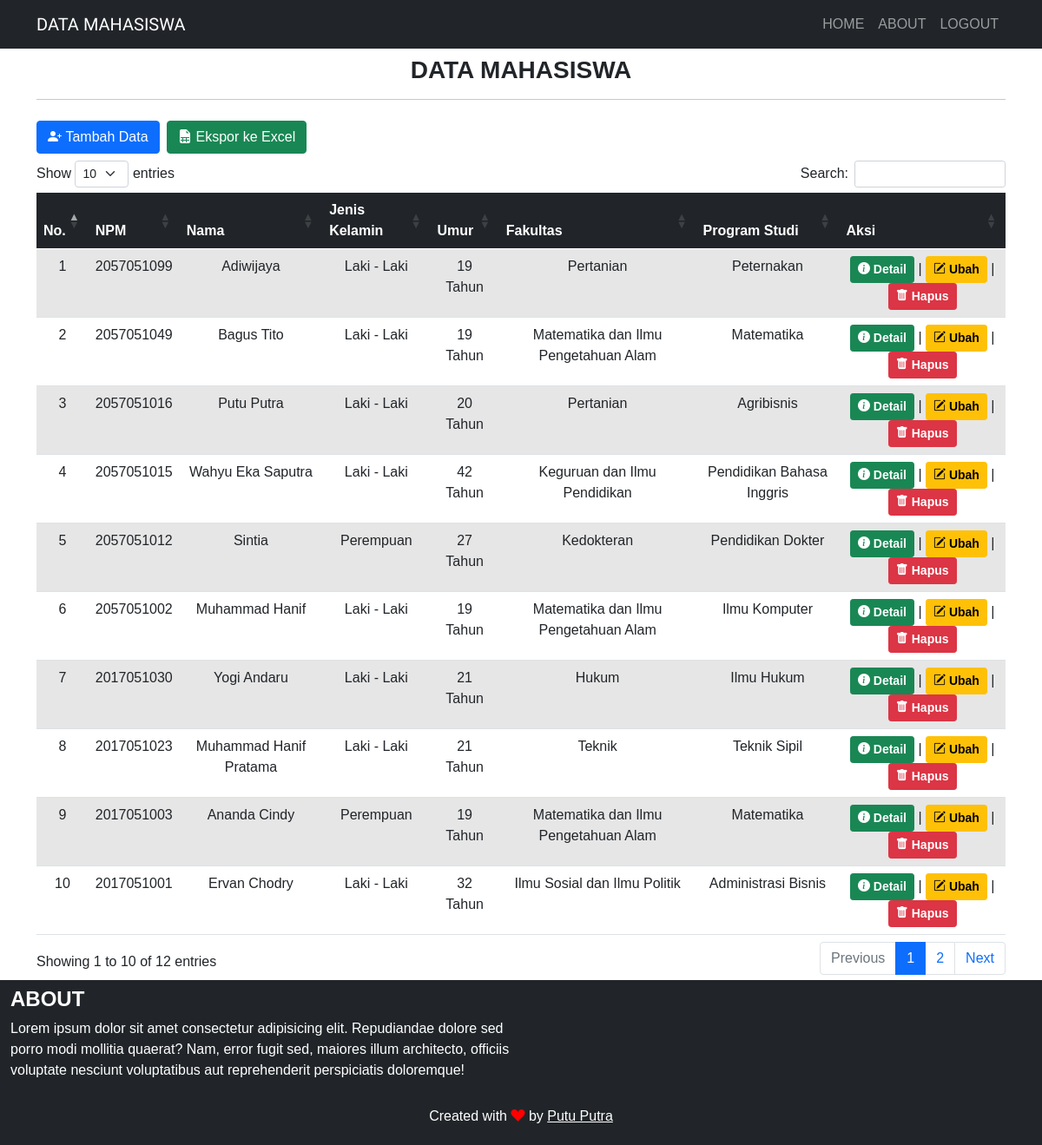
/index.php (signed in), run on the app's committed database.
### tables this page shows
CREATE TABLE `siswa` (
  `npm` varchar(50) NOT NULL,
  `nama` varchar(255) NOT NULL,
  `tmpt_Lahir` varchar(50) NOT NULL,
  `tgl_Lahir` date NOT NULL,
  `jekel` enum('Laki - Laki','Perempuan') NOT NULL,
  `fakultas` enum('Teknik','Hukum','Pertanian','Kedokteran','Ekonomi dan Bisnis','Ilmu Sosial dan Ilmu Politik','Keguruan dan Ilmu Pendidikan','Matematika dan Ilmu Pengetahuan Alam') NOT NULL,
  `prodi` varchar(255) NOT NULL,
  `email` varchar(255) NOT NULL,
  `gambar` varchar(255) NOT NULL,
  `alamat` text NOT NULL
);

### function.php (called while the page is built, shortened)
<?php
$koneksi = mysqli_connect("localhost", "root", "", "phpdasar");
function query($query)
{
    global $koneksi;
    $result = mysqli_query($koneksi, $query);
    $rows = [];
    while ($row = mysqli_fetch_assoc($result)) {
        $rows[] = $row;
    }
    return $rows;
}

### index.php (the view, shortened to what this page needs)
<?php
require 'function.php';
$siswa = query("SELECT * FROM siswa ORDER BY npm DESC");
?>
<!DOCTYPE html>
<html lang="en">
<head>
    <link href="https://cdn.jsdelivr.net/npm/bootstrap@5.0.0-beta2/dist/css/bootstrap.min.css" rel="stylesheet"
>
    <link rel="stylesheet" href="https://cdn.jsdelivr.net/npm/bootstrap-icons@1.4.0/font/bootstrap-icons.css">
    <link rel="stylesheet" href="https://cdn.datatables.net/1.10.23/css/dataTables.bootstrap5.min.css">
    <link rel="stylesheet" href="https://cdn.jsdelivr.net/npm/bootstrap@5.0.0-beta1/dist/css/bootstrap.min.css">
    <link rel="stylesheet" href="css/style.css">
</head>
<body>
    <nav class="navbar navbar-expand-lg navbar-dark bg-dark text-uppercase">
        <div class="container">
            <a class="navbar-brand" href="index.php">DATA MAHASISWA</a>
            <div class="collapse navbar-collapse" id="navbarNav">
                <ul class="navbar-nav ms-auto">
                    <li class="nav-item">
                        <a class="nav-link" aria-current="page" href="#">Home</a>
                    </li>
                    <li class="nav-item">
                        <a class="nav-link" href="#about">About</a>
                    </li>
                    <li class="nav-item">
                        <a class="nav-link" href="logout.php">Logout</a>
                    </li>
                </ul>
            </div>
        </div>
    </nav>
    <div class="container">
        <div class="row my-2">
            <div class="col-md">
                <h3 class="text-center fw-bold text-uppercase">Data Mahasiswa</h3>
                <hr>
            </div>
        </div>
        <div class="row my-2">
            <div class="col-md">
                <a href="addData.php" class="btn btn-primary"><i class="bi bi-person-plus-fill"></i>&nbsp;Tambah
                    Data</a>
                <a href="export.php" target="_blank" class="btn btn-success ms-1"><i
                        class="bi bi-file-earmark-spreadsheet-fill"></i>&nbsp;Ekspor ke Excel</a>
            </div>
        </div>
        <div class="row my-1">
            <div class="col-md">
                <table id="data" class="table table-striped table-responsive table-hover text-center"
                    style="width:100%">
                    <thead class="table-dark">
                        <tr>
                            <th>No.</th>
                            <th>NPM</th>
                            <th>Nama</th>
                            <th>Jenis Kelamin</th>
                            <th>Umur</th>
                            <th>Fakultas</th>
                            <th>Program Studi</th>
                            <th>Aksi</th>
                        </tr>
                    </thead>
                    <tbody>
                        <?php $no = 1; ?>
                        <?php foreach ($siswa as $row) : ?>
                        <tr>
                            <td><?= $no++; ?></td>
                            <td><?= $row['npm']; ?></td>
                            <td><?= $row['nama']; ?></td>
                            <td><?= $row['jekel']; ?></td>
                            <?php
                                $now = time();
                                $timeTahun = strtotime($row['tgl_Lahir']);
                                $setahun = 31536000;
                                $hitung = ($now - $timeTahun) / $setahun;
                                ?>
                            <td><?= floor($hitung); ?> Tahun</td>
                            <td><?= $row['fakultas']; ?></td>
                            <td><?= $row['prodi']; ?></td>
                            <td>
                                <button class="btn btn-success btn-sm text-white detail" data-id="<?= $row['npm']; ?>"
                                    style="font-weight: 600;"><i
                                        class="bi bi-info-circle-fill"></i>&nbsp;Detail</button> |
                                <a href="ubah.php?npm=<?= $row['npm']; ?>" class="btn btn-warning btn-sm"
                                    style="font-weight: 600;"><i class="bi bi-pencil-square"></i>&nbsp;Ubah</a> |
                                <a href="hapus.php?npm=<?= $row['npm']; ?>" class="btn btn-danger btn-sm"
                                    style="font-weight: 600;"
                                    onclick="return confirm('Apakah anda yakin ingin menghapus data <?= $row['nama']; ?> ?');"><i
                                        class="bi bi-trash-fill"></i>&nbsp;Hapus</a>
                            </td>
                        </tr>
                        <?php endforeach; ?>
                    </tbody>
                </table>
            </div>
        </div>
    </div>
    <div class="container-fluid">
        <div class="row bg-dark text-white">
            <div class="col-md-6 my-2" id="about">
                <h4 class="fw-bold text-uppercase">About</h4>
                <p>Lorem ipsum dolor sit amet consectetur adipisicing elit. Repudiandae dolore sed porro modi mollitia
                    quaerat? Nam, error fugit sed, maiores illum architecto, officiis voluptate nesciunt voluptatibus
                    aut reprehenderit perspiciatis doloremque!</p>
            </div>
        </div>
    </div>
    <footer class="bg-dark text-white text-center" style="padding: 5px;">
        <p>Created with <i class="bi bi-suit-heart-fill" style="color: red;"></i> by <u style="color: #fff;">Putu
                Putra</u></p>
    </footer>
</body>
</html>

### css/style.css (style rules this page uses)
body { font-family: 'Gill Sans', 'Gill Sans MT', Calibri, 'Trebuchet MS', sans-serif; }
.navbar-brand { font-family: 'Righteous', cursive; }

### data on the page
siswa: npm "2057051099", nama "Adiwijaya", jekel "Laki - Laki", fakultas "Pertanian", prodi "Peternakan"
siswa: npm "2057051049", nama "Bagus Tito", jekel "Laki - Laki", fakultas "Matematika dan Ilmu Pengetahuan Alam", prodi "Matematika"
siswa: npm "2057051016", nama "Putu Putra", jekel "Laki - Laki", fakultas "Pertanian", prodi "Agribisnis"
siswa: npm "2057051015", nama "Wahyu Eka Saputra", jekel "Laki - Laki", fakultas "Keguruan dan Ilmu Pendidikan", prodi "Pendidikan Bahasa Inggris"
siswa: npm "2057051012", nama "Sintia", jekel "Perempuan", fakultas "Kedokteran", prodi "Pendidikan Dokter"
siswa: npm "2057051002", nama "Muhammad Hanif", jekel "Laki - Laki", fakultas "Matematika dan Ilmu Pengetahuan Alam", prodi "Ilmu Komputer"
siswa: npm "2017051030", nama "Yogi Andaru", jekel "Laki - Laki", fakultas "Hukum", prodi "Ilmu Hukum"
siswa: npm "2017051023", nama "Muhammad Hanif Pratama", jekel "Laki - Laki", fakultas "Teknik", prodi "Teknik Sipil"
siswa: npm "2017051003", nama "Ananda Cindy", jekel "Perempuan", fakultas "Matematika dan Ilmu Pengetahuan Alam", prodi "Matematika"
siswa: npm "2017051001", nama "Ervan Chodry", jekel "Laki - Laki", fakultas "Ilmu Sosial dan Ilmu Politik", prodi "Administrasi Bisnis"
